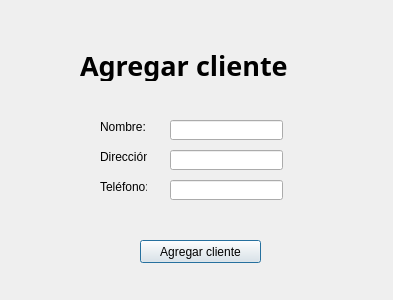
<?xml version="1.0" encoding="UTF-8"?>
<ui version="4.0">
 <class>DialogAgregarCliente</class>
 <widget class="QDialog" name="DialogAgregarCliente">
  <property name="geometry">
   <rect>
    <x>0</x>
    <y>0</y>
    <width>393</width>
    <height>300</height>
   </rect>
  </property>
  <property name="windowTitle">
   <string>Agregar cliente</string>
  </property>
  <widget class="QLabel" name="label">
   <property name="geometry">
    <rect>
     <x>100</x>
     <y>120</y>
     <width>47</width>
     <height>13</height>
    </rect>
   </property>
   <property name="text">
    <string>Nombre:</string>
   </property>
  </widget>
  <widget class="QLineEdit" name="lineEditNombreCliente">
   <property name="geometry">
    <rect>
     <x>170</x>
     <y>120</y>
     <width>113</width>
     <height>20</height>
    </rect>
   </property>
  </widget>
  <widget class="QLabel" name="label_2">
   <property name="geometry">
    <rect>
     <x>80</x>
     <y>50</y>
     <width>241</width>
     <height>31</height>
    </rect>
   </property>
   <property name="font">
    <font>
     <family>Poppins SemiBold</family>
     <pointsize>20</pointsize>
     <weight>75</weight>
     <bold>true</bold>
    </font>
   </property>
   <property name="text">
    <string>Agregar cliente</string>
   </property>
  </widget>
  <widget class="QLineEdit" name="lineEditDireccionCliente">
   <property name="geometry">
    <rect>
     <x>170</x>
     <y>150</y>
     <width>113</width>
     <height>20</height>
    </rect>
   </property>
  </widget>
  <widget class="QLineEdit" name="lineEditTelefonoCliente">
   <property name="geometry">
    <rect>
     <x>170</x>
     <y>180</y>
     <width>113</width>
     <height>20</height>
    </rect>
   </property>
  </widget>
  <widget class="QLabel" name="label_3">
   <property name="geometry">
    <rect>
     <x>100</x>
     <y>180</y>
     <width>47</width>
     <height>13</height>
    </rect>
   </property>
   <property name="text">
    <string>Teléfono:</string>
   </property>
  </widget>
  <widget class="QLabel" name="label_4">
   <property name="geometry">
    <rect>
     <x>100</x>
     <y>150</y>
     <width>47</width>
     <height>13</height>
    </rect>
   </property>
   <property name="text">
    <string>Dirección:</string>
   </property>
  </widget>
  <widget class="QPushButton" name="pushButtonAgregarCliente">
   <property name="geometry">
    <rect>
     <x>140</x>
     <y>240</y>
     <width>121</width>
     <height>23</height>
    </rect>
   </property>
   <property name="text">
    <string>Agregar cliente</string>
   </property>
  </widget>
 </widget>
 <resources/>
 <connections/>
</ui>
